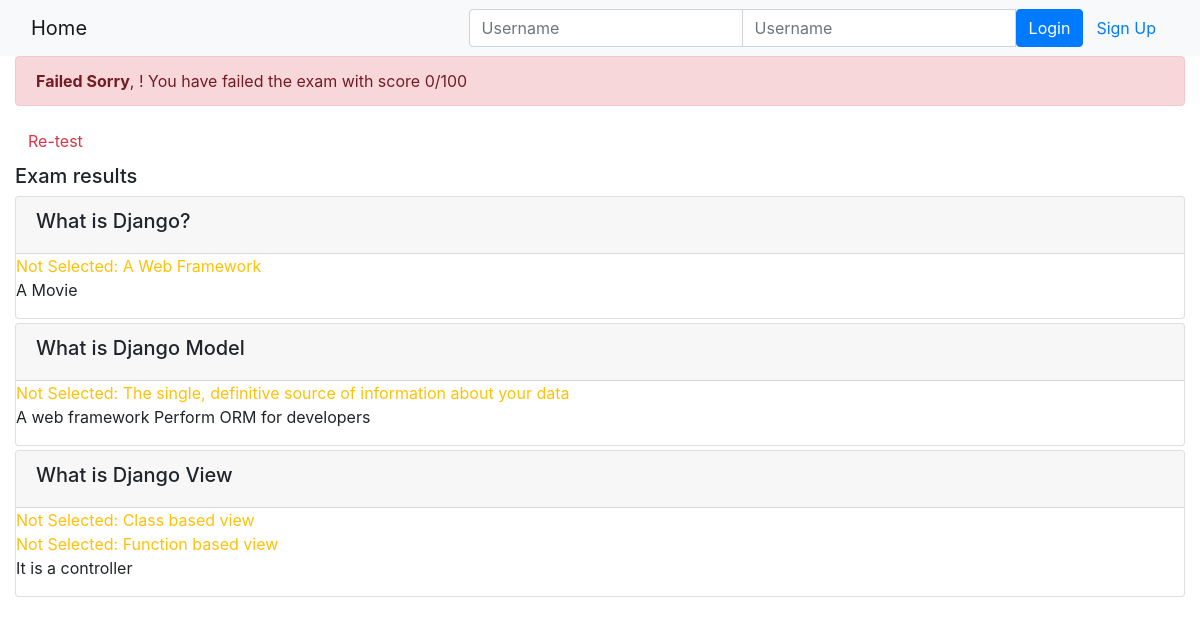
Page /onlinecourse/course/1/submission/1/result/ on the committed database.
### onlinecourse/models.py (models this page shows)
class Question(models.Model):
    question_text = models.CharField(max_length=200, default="title")
    grade = models.IntegerField(default=0)
    course = models.ForeignKey(Course, on_delete=models.CASCADE)

class Choice(models.Model):
    choice_text = models.CharField(max_length=200, default="title")
    is_correct = models.BooleanField(default=False)
    question = models.ForeignKey(Question, on_delete=models.CASCADE)

### onlinecourse/views.py (the view)
# urls.py: path('course/<int:course_id>/submission/<int:submission_id>/result/', views.show_exam_result, name='show_exam_result'),
def show_exam_result(request, course_id, submission_id):
    course = get_object_or_404(Course, pk=course_id)
    submission = get_object_or_404(Submission, pk=submission_id)
    score = 0
    totalScore = 0
    context = {}
    selected_ids = []
    for choice in submission.choices.all():
        selected_ids.append(choice.id)
    for question in course.question_set.all():
        totalScore = totalScore + question.grade
        if isCorrect(selected_ids, question.choice_set):
            score = score + question.grade
    context['grade'] = (score / totalScore)*100
    context['selected_ids'] = selected_ids
    context['course'] = course
    return render(request, 'onlinecourse/exam_result_bootstrap.html', context)

### onlinecourse/views.py (called while the page is built)
def isCorrect(selected_choices, choices):
    correct_choices = choices.filter(is_correct=True)
    correct_choices_ids = []
    for correct_choice in correct_choices:
        correct_choices_ids.append(correct_choice.id)
        if correct_choice.id not in selected_choices:
            return False
    return True

### onlinecourse/templates/onlinecourse/exam_result_bootstrap.html (shortened to what this page needs)
<!DOCTYPE html>
<html lang="en">
<head>
    {% load static %}
    <link rel="stylesheet" href="https://maxcdn.bootstrapcdn.com/bootstrap/4.5.2/css/bootstrap.min.css">
</head>
<body>
 <nav class="navbar navbar-light bg-light">
    <div class="container-fluid">
        <div class="navbar-header">
              <a class="navbar-brand" href="{% url 'onlinecourse:index' %}">Home</a>
        </div>
        <ul class="nav navbar-nav navbar-right">
            {% if user.is_authenticated %}
            <li>
                <a class="btn btn-link" href="#">{{ user.first_name }}({{ user.username }})</a>
                <a class="btn btn-link" href="{% url 'onlinecourse:logout' %}">Logout</a>
            </li>
            {% else %}
            <li>
                <form class="form-inline" action="{% url 'onlinecourse:login' %}" method="post">
                    <div class="input-group">
                        <input type="text" class="form-control" placeholder="Username" name="username" >
                        <input type="password" class="form-control" placeholder="Username" name="psw" >
                        <button class="btn btn-primary" type="submit">Login</button>
                        <a class="btn btn-link" href="{% url 'onlinecourse:registration' %}">Sign Up</a>
                    </div>
                </form>
            </li>
            {% endif %}
        </ul>
    </div>
</nav>
<div class="container-fluid">
    {% if grade > 80 %}
    <div class="alert alert-success">
       <b>Congratulations, {{ user.first_name }}!</b> You have passed the exam and completed the course with score {{grade|floatformat:"0"}}/100
    </div>
        {% else %}
        <div class="alert alert-danger">
            <b>Failed Sorry</b>, {{ user.first_name }}! You have failed the exam with score {{grade|floatformat:"0"}}/100
        </div>
        <a class="btn btn-link text-danger" href="{% url 'onlinecourse:course_details' course.id %}">Re-test</a>
        {% endif %}
        <div class="card-columns-vertical mt-1">
        <h5 class="">Exam results</h5>
            {% for question in course.question_set.all %}
            <div class="card mt-1">
                <div class="card-header"><h5>{{ question.question_text}}</h5></div>
                <div class="form-group">
                    {% for choice in question.choice_set.all %}
                        {% if choice.is_correct %}
                            {% if choice.id in selected_ids %}
                                <div class="text-success">
                                    Correct Answer: {{ choice.choice_text }}
                                </div>
                            {% else %}
                            <div class="text-warning">
                                Not Selected: {{ choice.choice_text }}
                            </div>
                            {% endif %}
                        {% elif choice.id in selected_ids %}
                            <div class="text-danger">
                                Incorrect Answer: {{ choice.choice_text }}
                            </div>
                        {% else %}
                            {{ choice.choice_text }}
                        {% endif %}
                    {% endfor %}
                </div>
            </div>
        {% endfor %}
        </div>
    </div>
</body>
</html>

### rows in the picture
Question: question_text "What is Django?"
Choice: choice_text "A Web Framework"
Choice: choice_text "A Movie"
Question: question_text "What is Django Model"
Choice: choice_text "The single, definitive source of information about your data"
Choice: choice_text "A web framework"
Choice: choice_text "Perform ORM for developers"
Question: question_text "What is Django View"
Choice: choice_text "Class based view"
Choice: choice_text "Function based view"
Choice: choice_text "It is a controller"

### other values in the picture
{{ grade|floatformat:"0" }} "0"
